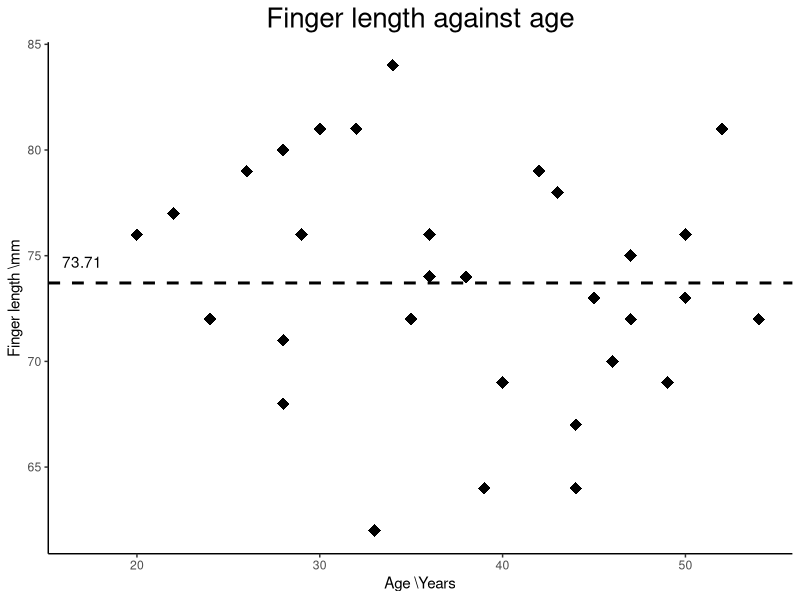
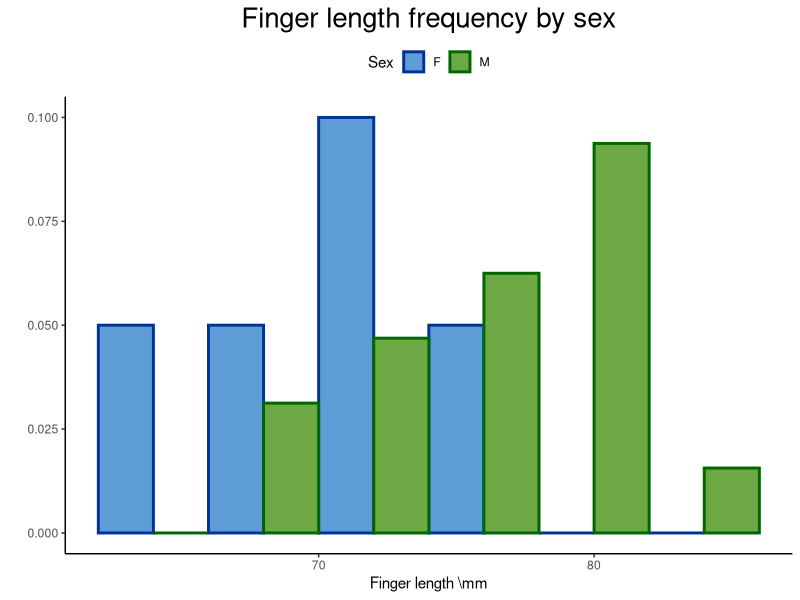
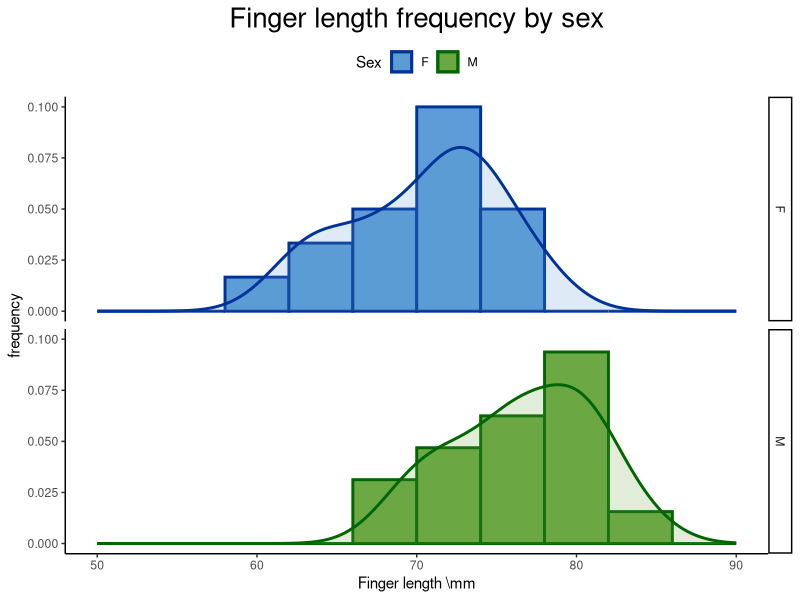
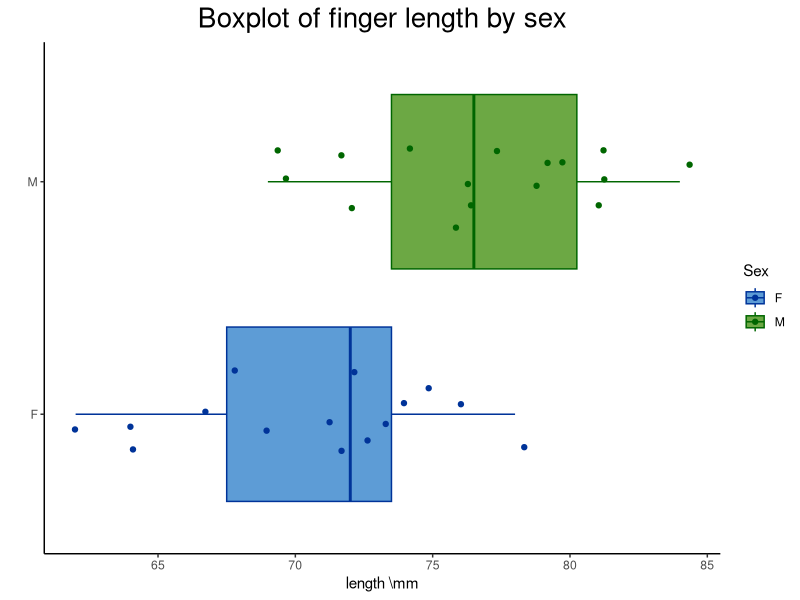

Reproduce these figures in R, in order.
## ---- chunk 1
library(RColorBrewer)
library(ggplot2)
library(dplyr)
library(readr)
library(knitr)
library(kableExtra)

df <- read_csv("ringData.csv")%>%filter(Length>60)


smry<-
  df %>%
  group_by(Sex) %>%
  summarise(obs=n(), mean_length = round(mean(Length),2), s.dev=round(sd(Length),2), var=round(var(Length),2))

correlation <- cor(df$Age,df$Length)

num_men<-smry[2,2]
num_women<-smry[1,2]

mean_men<-smry[2,3]
mean_women<-smry[1,3]

sd_men<-smry[2,4]
sd_women<-smry[1,4]


fill_colors<-c("#5d9cd6","#6ca844")
line_colors<-c("#003399", "#006600")

bp<-ggplot(data=df,aes(x=Sex,y=Length, fill=Sex, color=Sex))  

scat<-ggplot(data=df,aes(y=Length, x=Age))

hist<-ggplot(data=df,aes(x=Length, fill=Sex, color=Sex, y=..density..))


## ---- chunk 2
scat+geom_point(size=4, shape=18) + theme_classic()+
  #stat_smooth(method = "lm", se=FALSE)+
  #facet_grid(Sex ~ .)
  #geom_smooth(method="lm", se=FALSE, color="black", linetype="dashed")+
  geom_hline(yintercept = mean(df$Length), linetype="dashed", size=1)+
  scale_color_manual(values=fill_colors)+
  theme_classic()+
  theme(axis.title.y = element_text(),   legend.position = "top", plot.title=element_text(hjust=0.5, size=20))+
  labs(x="Age \\Years", y="Finger length \\mm", title = "Finger length against age")+
  annotate(geom = "text", x = 17, y =  mean(df$Length)+1, label = round(mean(df$Length),2))
## ---- chunk 3
kable(smry) %>%
 kable_styling(position = "center")

## ---- chunk 4

#Interleaved hist
hist +
  geom_histogram(binwidth =4, position = "dodge", size = 1)+
  labs(x="Finger length \\mm", y="", title = "Finger length frequency by sex")+
  scale_fill_manual(values=fill_colors)+
  scale_color_manual(values=line_colors)+
  theme_classic()+
  theme(legend.position = "top", plot.title=element_text(hjust=0.5, size=20))


## ---- chunk 5
#hist with facets
hist + 
  geom_histogram(binwidth=4, size = 1)+
  labs(x="Finger length \\mm", y="frequency", title = "Finger length frequency by sex")+
  scale_fill_manual(values=fill_colors)+
  scale_color_manual(values=line_colors)+
  theme_classic()+
  geom_density(alpha=0.2, size=1)+
  xlim(50,90)+
  theme(legend.position = "top", plot.title=element_text(hjust=0.5, size=20))+
  facet_grid(Sex ~.)
## ---- chunk 6
bp+geom_boxplot()+
  geom_jitter(width=0.2)+
  scale_fill_manual(values=fill_colors)+
  scale_color_manual(values=line_colors)+
  theme_classic()+
  theme(plot.title=element_text(hjust=0.5, size=20))+
  coord_flip()+
  labs(y="length \\mm", x=" ", title="Boxplot of finger length by sex")
## ---- chunk 7
t.test(Length~Sex, data = df, var.equal=TRUE, mu=0)
